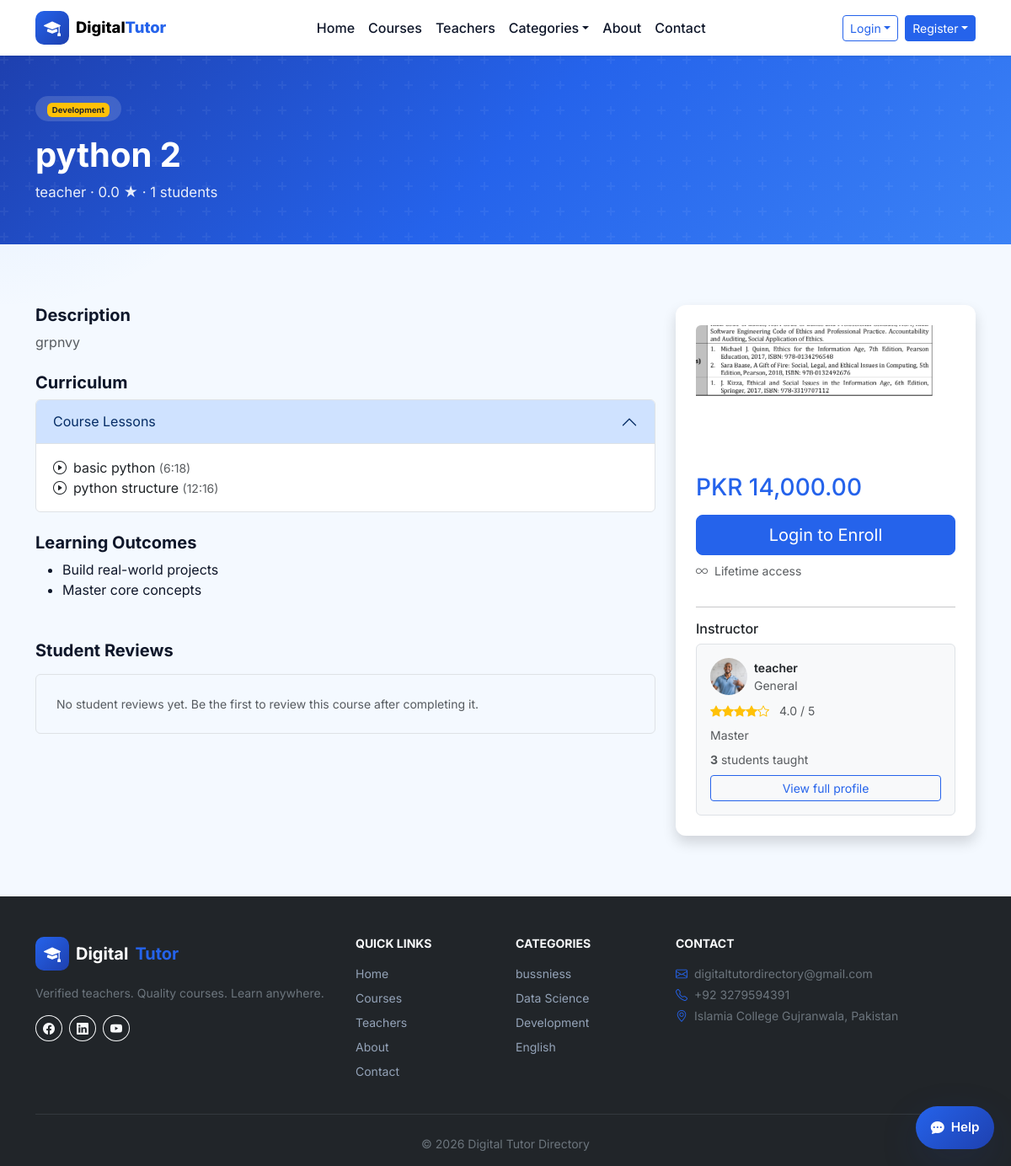
Screenshot of /pages/course-detail.php?id=21 with the database file from the repository.
### tables this page shows
CREATE TABLE courses (
  id INT UNSIGNED AUTO_INCREMENT PRIMARY KEY,
  teacher_id INT UNSIGNED NOT NULL,
  category_id INT UNSIGNED NOT NULL,
  title VARCHAR(200) NOT NULL,
  slug VARCHAR(220) NOT NULL,
  description TEXT NOT NULL,
  price DECIMAL(12,6) NOT NULL DEFAULT 0.000000,
  thumb VARCHAR(255) DEFAULT 'assets/images/avatars/placeholder.svg',
  status ENUM('draft','pending','published','rejected') NOT NULL DEFAULT 'pending',
  rating DECIMAL(3,2) NOT NULL DEFAULT 0,
  created_at TIMESTAMP DEFAULT CURRENT_TIMESTAMP,
  updated_at TIMESTAMP DEFAULT CURRENT_TIMESTAMP ON UPDATE CURRENT_TIMESTAMP,
  FOREIGN KEY (teacher_id) REFERENCES users(id) ON DELETE CASCADE,
  FOREIGN KEY (category_id) REFERENCES categories(id),
  INDEX idx_courses_status (status),
  INDEX idx_courses_teacher (teacher_id)
);

CREATE TABLE categories (
  id INT UNSIGNED AUTO_INCREMENT PRIMARY KEY,
  name VARCHAR(80) NOT NULL UNIQUE,
  slug VARCHAR(80) NOT NULL UNIQUE
);

CREATE TABLE lessons (
  id INT UNSIGNED AUTO_INCREMENT PRIMARY KEY,
  course_id INT UNSIGNED NOT NULL,
  title VARCHAR(200) NOT NULL,
  duration VARCHAR(10) DEFAULT '10:00',
  sort_order INT UNSIGNED NOT NULL DEFAULT 0,
  content_url VARCHAR(255) DEFAULT NULL,
  FOREIGN KEY (course_id) REFERENCES courses(id) ON DELETE CASCADE,
  INDEX idx_lessons_course (course_id)
);

CREATE TABLE users (
  id INT UNSIGNED AUTO_INCREMENT PRIMARY KEY,
  name VARCHAR(120) NOT NULL,
  email VARCHAR(190) NOT NULL UNIQUE,
  phone VARCHAR(30) DEFAULT NULL,
  password_hash VARCHAR(255) NOT NULL,
  role ENUM('student','teacher','admin') NOT NULL DEFAULT 'student',
  status ENUM('active','inactive','pending','pending_verification') NOT NULL DEFAULT 'active',
  email_verified_at TIMESTAMP NULL DEFAULT NULL,
  remember_token_hash VARCHAR(255) DEFAULT NULL,
  remember_token_expires DATETIME DEFAULT NULL,
  bio TEXT DEFAULT NULL,
  avatar VARCHAR(255) DEFAULT NULL,
  created_at TIMESTAMP DEFAULT CURRENT_TIMESTAMP,
  updated_at TIMESTAMP DEFAULT CURRENT_TIMESTAMP ON UPDATE CURRENT_TIMESTAMP,
  INDEX idx_users_role (role),
  INDEX idx_users_status (status)
);

### pages/course-detail.php (the view, shortened to what the rows shown need)
<?php
require_once __DIR__.'/../components/config.php';
$id = (int) ($_GET['id'] ?? 0);
$course = getCourseById($id);
$user = auth_user();
$courseReviews = get_course_reviews($id);
$enrolled = false;
$teacherProfile = null;
if ($course['teacher_id'] > 0) {
    $teacherProfile = getTeacherById($course['teacher_id']);
}
require_once __DIR__.'/../components/head.php';
require_once __DIR__ . '/../components/navbar.php';
$pageBadge = '<span class="badge bg-warning text-dark">' . htmlspecialchars($course['category']) . '</span>';
require __DIR__ . '/../components/page-hero.php';
?>
<main class="section"><div class="container"><div class="row g-4">
  <div class="col-lg-8">
    <h2 class="h5 fw-bold">Description</h2><p class="text-muted"><?= htmlspecialchars($course['desc']) ?></p>
    <h2 class="h5 fw-bold mt-4">Curriculum</h2>
    <div class="accordion" id="curriculum">
      <?php $lessons = getCourseLessons($id); ?>
      <?php if ($lessons): ?>
      <div class="accordion-item">
        <h2 class="accordion-header"><button class="accordion-button" data-bs-toggle="collapse" data-bs-target="#m0">Course Lessons</button></h2>
        <div id="m0" class="accordion-collapse collapse show"><div class="accordion-body">
          <ul class="list-unstyled mb-0">
            <?php foreach ($lessons as $lesson): ?>
            <li><i class="bi bi-play-circle me-2"></i><?= htmlspecialchars($lesson['title']) ?> <span class="text-muted small">(<?= htmlspecialchars($lesson['duration']) ?>)</span></li>
            <?php endforeach; ?>
          </ul>
        </div></div>
      </div>
      <?php endif; ?>
    </div>
    <h2 class="h5 fw-bold mt-4">Learning Outcomes</h2>
    <ul><li>Build real-world projects</li><li>Master core concepts</li></ul>
    <section class="mt-5" aria-labelledby="studentReviewsHeading">
      <div class="d-flex justify-content-between align-items-center mb-3">
        <h2 class="h5 fw-bold mb-0" id="studentReviewsHeading">Student Reviews</h2>
      </div>
      <?php if (!$courseReviews): ?>
      <div class="border rounded p-4 text-muted small">No student reviews yet. Be the first to review this course after completing it.</div>
      <?php endif; ?>
    </section>
  </div>
  <div class="col-lg-4"><div class="card purchase-card border-0 shadow p-4">
    <img src="<?= media_url($course['thumb'], 'assets/images/avatars/placeholder.svg') ?>" class="rounded mb-3" alt="" style="width:100%;height:160px;object-fit:cover">
    <h3 class="h3 text-primary mb-3"><?= format_course_price((float) $course['price']) ?></h3>
    <?php if ($enrolled): ?>
    <a href="<?= url('student/course-learn.php?id=' . $id) ?>" class="btn btn-success w-100 btn-lg mb-2">Go to Course</a>
    <?php elseif ($user && ($user['role'] ?? '') === 'student'): ?>
    <a href="<?= url('student/checkout.php?course_id=' . $id) ?>" class="btn btn-primary w-100 btn-lg mb-2">Enroll Now</a>
    <?php else: ?>
    <a href="<?= url('auth/login.php?role=student&redirect=' . urlencode('student/checkout.php?course_id=' . $id)) ?>" class="btn btn-primary w-100 btn-lg mb-2">Login to Enroll</a>
    <?php endif; ?>
    <ul class="list-unstyled small text-muted"><li><i class="bi bi-infinity me-2"></i>Lifetime access</li></ul>
    <?php if ($teacherProfile): ?>
      <hr>
      <h4 class="h6">Instructor</h4>
      <div class="border rounded p-3 bg-light">
        <div class="d-flex align-items-center gap-2 mb-2">
          <img src="<?= media_url($teacherProfile['photo']) ?>" class="rounded-circle" width="44" height="44" style="object-fit:cover" alt="<?= htmlspecialchars($teacherProfile['name']) ?>">
          <div>
            <div class="fw-semibold small"><?= htmlspecialchars($teacherProfile['name']) ?></div>
            <div class="text-muted small"><?= htmlspecialchars($teacherProfile['subject'] ?: $teacherProfile['qualification']) ?></div>
          </div>
        </div>
        <div class="rating-stars small mb-2">
          <?= renderStars((float)$teacherProfile['rating']) ?>
          <span class="ms-2 text-muted"><?= number_format($teacherProfile['rating'], 1) ?> / 5</span>
        </div>
        <p class="small text-muted mb-2"><?= htmlspecialchars($teacherProfile['qualification']) ?></p>
        <p class="small text-muted mb-2"><strong><?= number_format($teacherProfile['students']) ?></strong> students taught</p>
        <a href="<?= url('pages/teacher-profile.php?id=' . (int)$teacherProfile['id']) ?>" class="btn btn-sm btn-outline-primary w-100">View full profile</a>
      </div>
    <?php endif; ?>
  </div></div>
</div></div></main>
<?php require_once __DIR__.'/../components/footer.php'; require_once __DIR__.'/../components/modals.php'; require_once __DIR__.'/../components/public-footer-scripts.php'; ?>

### components/footer.php (shortened to what the rows shown need)
<footer class="site-footer bg-dark text-light pt-5 pb-3 mt-auto">
  <div class="container">
    <div class="row g-4">
      <div class="col-6 col-lg-2">
        <ul class="list-unstyled small">
          <?php foreach (getCategoriesWithCourses() as $cat):
            $catName = is_array($cat) ? $cat['name'] : $cat;
          ?>
          <li class="mb-2"><a class="footer-link" href="<?= url('pages/courses.php?category='.urlencode($catName)) ?>"><?= htmlspecialchars($catName) ?></a></li>
          <?php endforeach; ?>
        </ul>
      </div>
    </div>
  </div>
</footer>

### rows the page displays
courses: category.name "Development", description "grpnvy", thumb (picture), price "PKR 14,000.00"
lessons: title "basic python", duration "6:18"
lessons: title "python structure", duration "12:16"
users: avatar (picture), name "teacher"
categories: name "bussniess"
categories: name "Data Science"
categories: name "Development"
categories: name "English"

### other values shown
$pageHeading "python 2"
$pageSubheading "teacher · 0.0 ★ · 1 students"
$teacherProfile['subject'] ?: $teacherProfile['qualification'] "General"
$teacherProfile['rating'] "4.0"
$teacherProfile['qualification'] "Master"
$teacherProfile['students'] "3"
SITE_NAME "Digital Tutor Directory"
